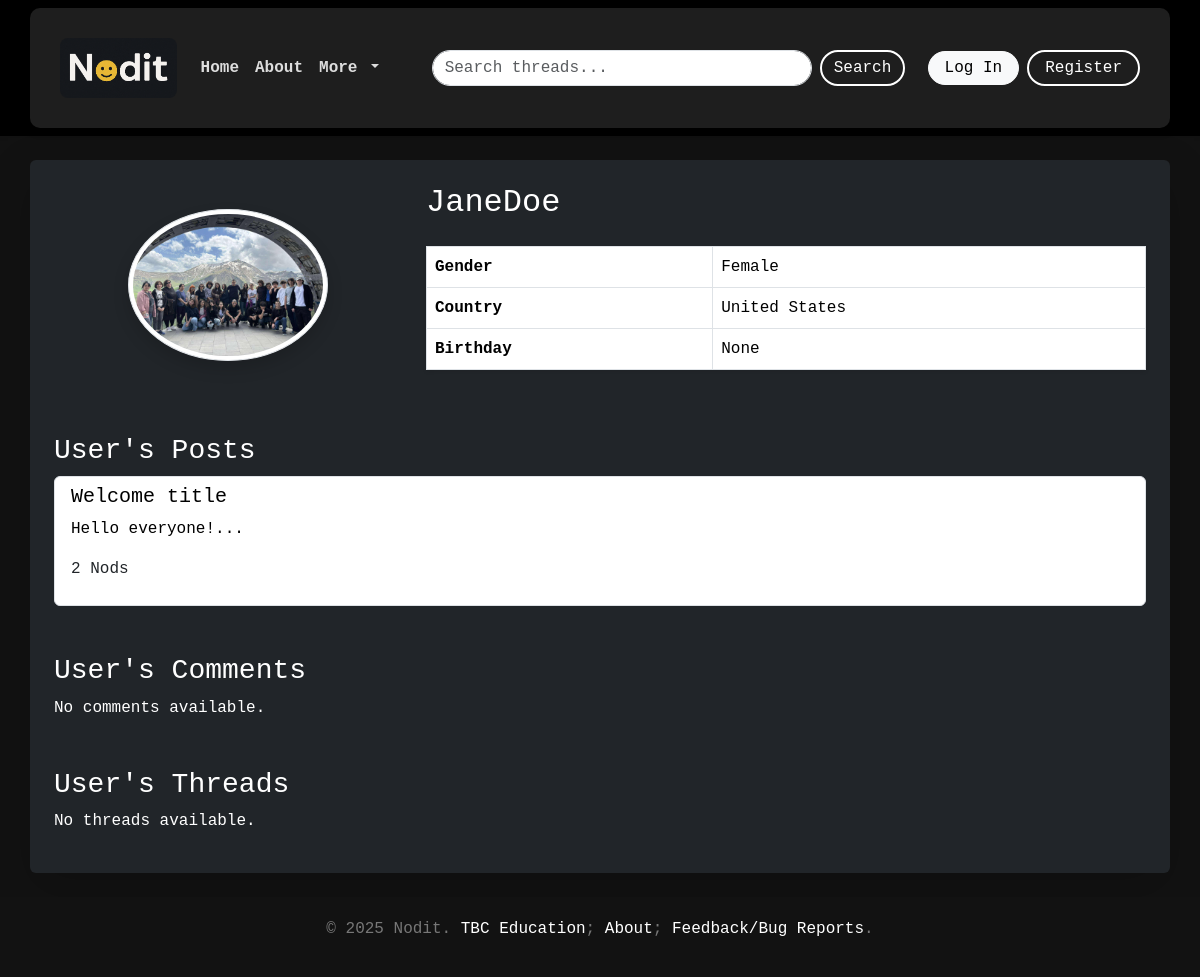
/profile/2, run on an earlier commit of the app's database.
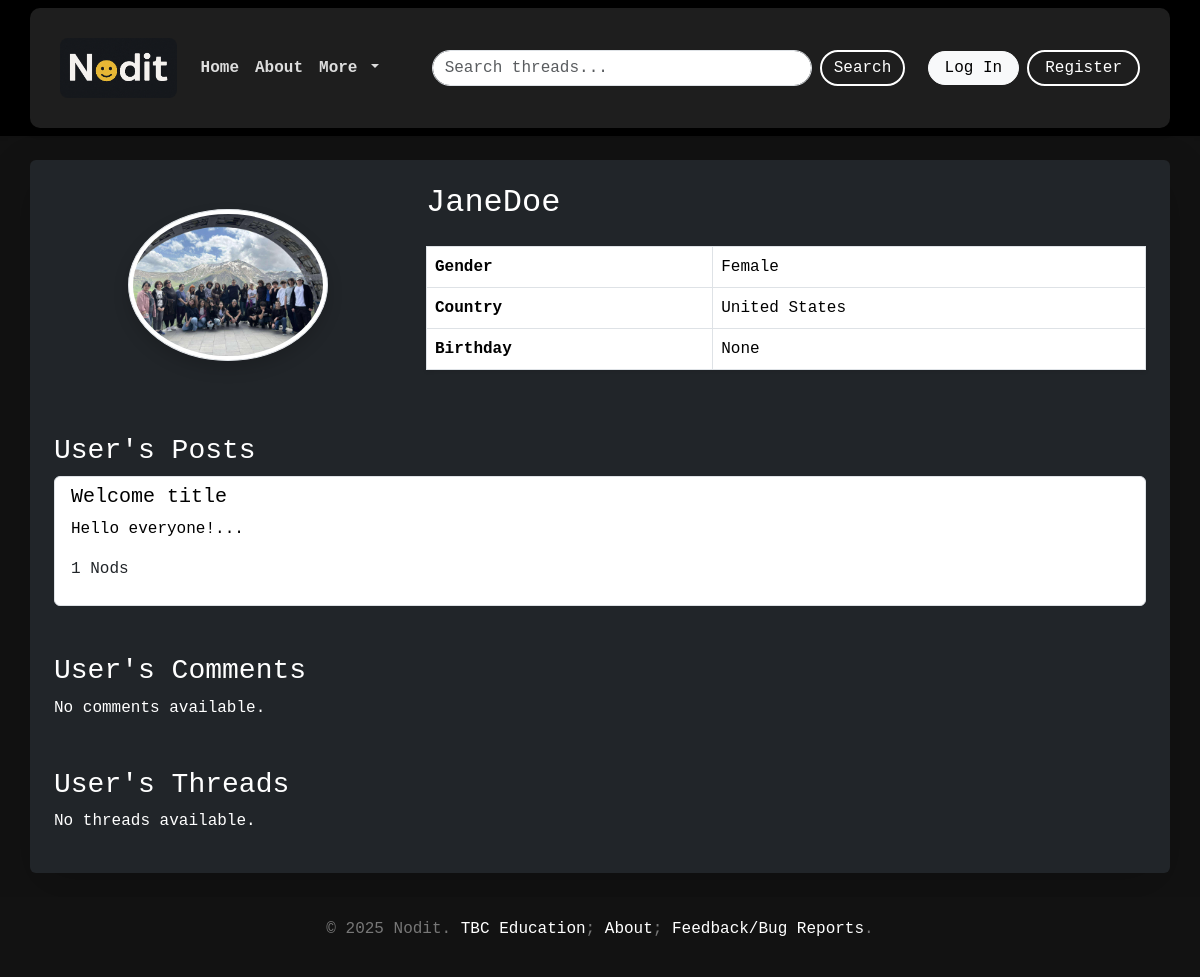
And on a later commit of the database.
### models.py (models this page shows)
class Post(db.Model):
    __tablename__ = "Posts"
    postID = db.Column(db.Integer, primary_key=True)
    date = db.Column(db.Date, default=date.today)
    title = db.Column(db.String, nullable=False)
    text = db.Column(db.String, nullable=False)
    img = db.Column(db.String, nullable=True)
    threadID = db.Column(db.Integer, db.ForeignKey("Threads.threadID"))
    creatorID = db.Column(db.Integer, db.ForeignKey("Users.id"), nullable=False)
    creator = db.relationship("User", back_populates="posts", foreign_keys=[creatorID])
    nods = db.relationship("Nod", back_populates="post", lazy="select")

### routes.py (the view)
@app.route("/profile/<int:user_id>")
def userprofile(user_id):
    user = User.query.get(user_id)
    posts = user.posts
    threads = user.threads
    comments = user.comments
    return render_template("profile.html", userinfo=user, posts=posts, threads=threads, comments=comments)

### templates/profile.html (shortened to what this page needs)
{% extends "base.html" %}
{% block content %}
<div class="row align-items-start">
    <div class="col-md-4 text-center my-auto">
        <img src="/static/{{ userinfo['pfp'] or 'emptypfp.png' }}" class="img-thumbnail rounded-circle shadow"
             style="max-width: 200px;" alt="Profile Picture">
    </div>
    <div class="col-md-8">
        <h2 class="mb-4">{{ userinfo["username"] }}</h2>
        <table class="table table-bordered shadow-sm">
            <tbody>
            <tr>
                <th scope="row">Gender</th>
                <td>{{ userinfo["gender"] }}</td>
            </tr>
            <tr>
                <th scope="row">Country</th>
                <td>{{ userinfo["country"] }}</td>
            </tr>
            <tr>
                <th scope="row">Birthday</th>
                <td>{{ userinfo["birthday"] }}</td>
            </tr>
            </tbody>
        </table>
    </div>
</div>
<div class="mt-5">
    <h3>User's Posts</h3>
    {% if posts %}
    <div class="list-group">
        {% for post in posts %}
        <a href="/thread/{{ post.threadID }}/post/{{ post.postID }}" class="list-group-item list-group-item-action">
            <h5 class="text-black">{{ post.title }}</h5>
            <p class="text-black">{{ post.text[:100] }}...</p>
            <p>{{ post.nods | length }} Nods</p>
        </a>
        {% endfor %}
    </div>
    {% else %}
    <p>No posts available.</p>
    {% endif %}
</div>
<div class="mt-5">
    <h3>User's Comments</h3>
    {% if comments %}
    <div class="list-group">
        {% for comment in comments %}
        <a href="/thread/{{ comment.threadID }}/post/{{ comment.postID }}#comment-{{ comment.commentID }}"
           class="list-group-item list-group-item-action">
            <p class="text-black">{{ comment.text[:100] }}...</p>
            <p>{{ comment.nods | length }} Nods</p>
        </a>
        {% endfor %}
    </div>
    {% else %}
    <p>No comments available.</p>
    {% endif %}
</div>
<div class="mt-5">
    <h3>User's Threads</h3>
    {% if threads %}
    <div class="list-group">
        {% for thread in threads %}
        <a href="/thread/{{ thread.threadID }}" class="list-group-item list-group-item-action">
            <h5>{{ thread.title }}</h5>
            <p class="text-black">{{ thread.description[:100] if thread.description else "No description available."
                }}</p>
            <p>{{ thread.nods | length }} Nods</p>
        </a>
        {% endfor %}
    </div>
    {% else %}
    <p>No threads available.</p>
    {% endif %}
</div>
{% endblock %}

What changed in the data, as far as the page shows it:
changed Post "Welcome title": nods|length "2" → "1"
